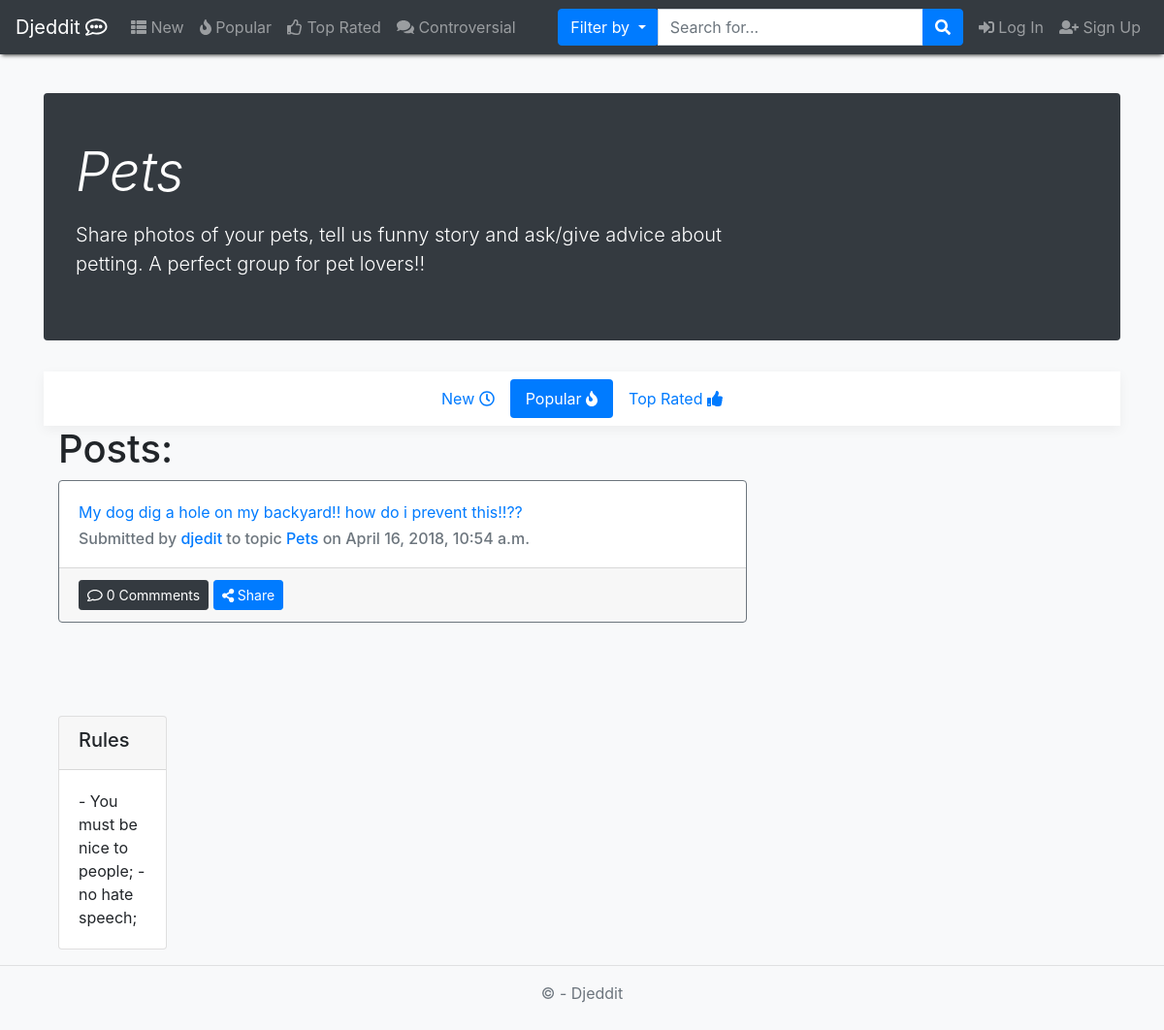
The page /topic/Pets/ on the database as committed earlier.
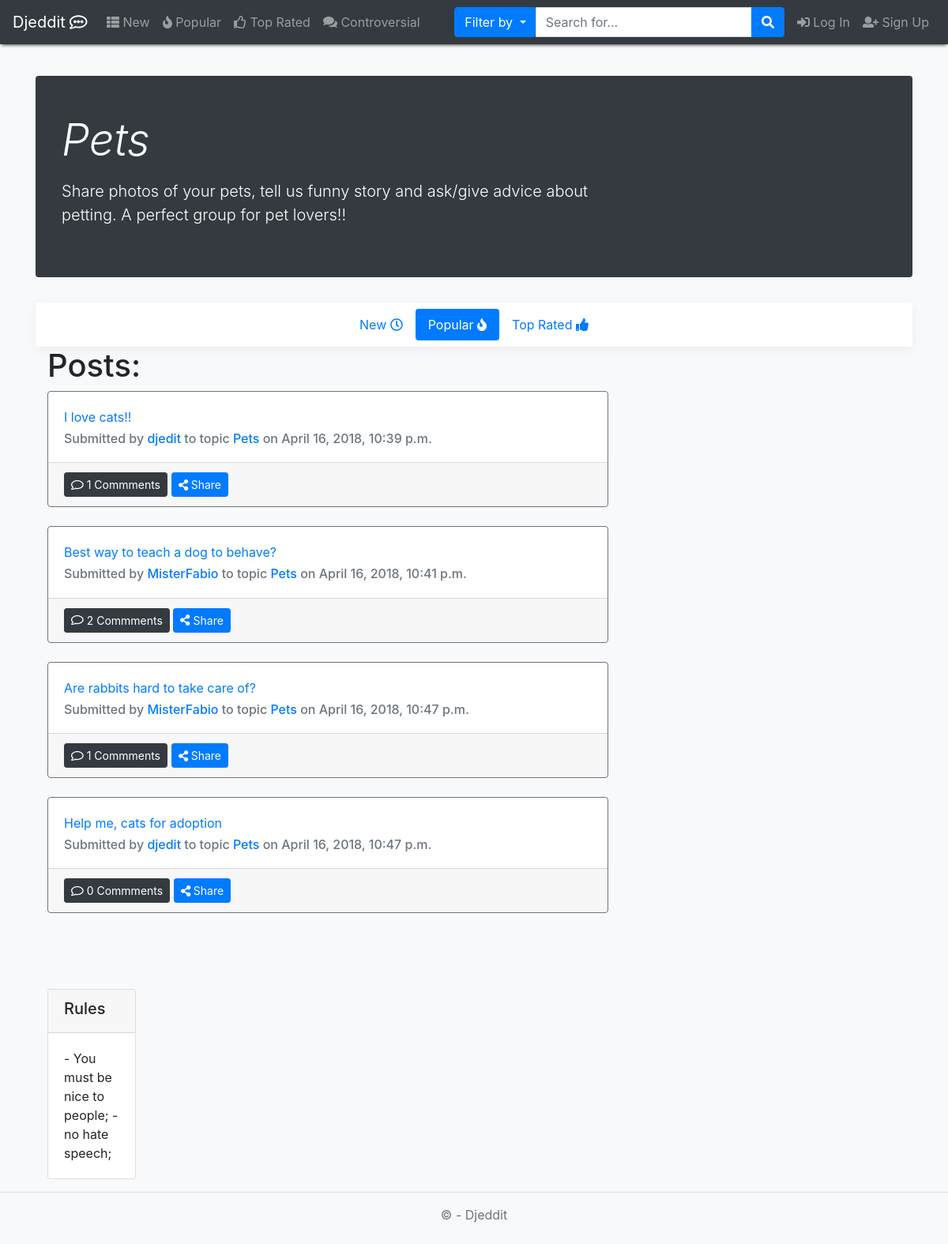
The same page on the database as committed later.
### app/models.py (models this page shows, shortened)
class Topic(models.Model):
    name = models.CharField(max_length=80, blank=False, primary_key=True)
    rules = models.CharField(max_length=500)
    description = models.CharField(max_length=300, blank=False)
    userCreator = models.ForeignKey(User, on_delete=models.CASCADE)
    creation_date = models.DateField(blank=False, default=datetime.now)

class Post(models.Model):
    topic = models.ForeignKey(Topic, on_delete=models.CASCADE)
    title = models.CharField(max_length=120, blank=False)  # campo obrigatório
    content = models.CharField(max_length=100000, blank=False)
    clicks = models.IntegerField(blank=False, default=0)
    userUpVotesPost = models.ManyToManyField(Profile, related_name='post_user_up', blank=True)
    userDownVotesPost = models.ManyToManyField(Profile, related_name='post_user_down', blank=True)
    userSaved = models.ManyToManyField(Profile, blank=True, related_name='user_post_saved')
    userHidden = models.ManyToManyField(Profile, blank=True, related_name='user_post_hidden')
    date = models.DateTimeField(auto_now=True)
    userOP = models.ForeignKey(User, on_delete=models.CASCADE)
    nComments = models.IntegerField(default=0, validators=[MinValueValidator(0)])

### app/views.py (the view)
# urls.py: path('topic/<str:topicName>/', views.topicPage, name="topic"),
def topicPage(request, topicName, postOrder="popular"):
    topic = Topic.objects.get(name__iexact=topicName)
    isUserSubscribed = False
    if (postOrder == "new"):
        p = Post.objects.filter(topic__name__iexact=topicName).order_by("-date")
    elif (postOrder == "popular"):
        p = Post.objects.filter(topic__name__iexact=topicName).order_by("-clicks")
    else:
        p = Post.objects.filter(topic__name__iexact=topicName).annotate(numUp=Count("userUpVotesPost")) \
            .annotate(numDown=Count("userDownVotesPost")) \
            .annotate(score=F("numUp") - F("numDown")) \
            .order_by("-score")
    pages = pagination(request, p, num=10)
    tparams = {
        'items': pages[0],
        'page_range': pages[1],
        "isUserSubscribed": isUserSubscribed,
        "postOrder": postOrder,
        "currentTopic": Topic.objects.get(name__iexact=topicName),
        "posts": p,
    }
    if request.user.is_authenticated:
        profile = Profile.objects.get(user=request.user)
        if topic in profile.subscriptions.all():
            isUserSubscribed = True
        if request.method == 'POST':
            if not isUserSubscribed:
                profile.subscriptions.add(topic)  # add this topic to his list of subscribed topics
                profile.save()
                isUserSubscribed = True  # user will now be subscribed
            else:
                profile.subscriptions.remove(topic)
                profile.save()
                isUserSubscribed = False
        return render(request, "topic.html", tparams)
    else:
        if topic is None:
            return custom_redirect('search', q=topicName)
        else:
            return render(request, "topic.html", tparams)

### Djeedit/config.py (called while the page is built)
def pagination(request, data, num=10):
    paginator = Paginator(data, num)
    page = request.GET.get('page')
    try:
        items = paginator.page(page)
    except PageNotAnInteger:
        items = paginator.page(1)
    except EmptyPage:
        items = paginator.page(paginator.num_pages)
    index = items.number - 1
    max_index = len(paginator.page_range)
    start_index = index - 5 if index >= 5 else 0
    end_index = index + 5 if index <= max_index - 5 else max_index
    page_range = paginator.page_range[start_index:end_index]
    return items, page_range

### templates/topic.html (shortened to what this page needs)
{% extends 'layout.html' %}
{% block content %}
    <div class="jumbotron p-3 p-md-5 text-white rounded bg-dark">
        <div class="row">
            <div class="col-md-8 px-0">
              <h1 class="display-4 font-italic">{{currentTopic.name}}</h1>
              <p class="lead my-3">{{currentTopic.description}}</p>
            </div>
        </div>
    </div>
    <div class="navbar bg-white box-shadow justify-content-center">
        <nav class="nav nav-pills">
            <a class="nav-link {% if postOrder == 'new' %}active{% endif %}" href="{% url 'topic_new' currentTopic.name %}">
                New <i class="far fa-clock"></i>
            </a>
                <a class="nav-link {% if postOrder == 'popular' %}active{% endif %}" href="{% url 'topic_popular' currentTopic.name %}">
                    Popular <i class="fas fa-fire"></i>
                </a>
            <a class="nav-link {% if postOrder == 'top_rated' %}active{% endif %}" href="{% url 'topic_top_rated' currentTopic.name %}">
                Top Rated <i class="fas fa-thumbs-up"></i>
            </a>
        </nav>
    </div>
    <div class="container">
        <div class="row">
            <div class="col-md-8">
                <h1>Posts:</h1>
                {% for p in items %}
                    {% include "post_preview.html" with post=p%}<br/>
                {% endfor %}
            </div>
            <div class="col-md-4">
            <br/>
            <br/>
            <br/>
                <div class="row">
                    <div class="col">
                        <div class="card">
                            <div class="card-header">
                                <h5 class="card-title"> Rules </h5>
                            </div>
                            <div class="card-body">{{ currentTopic.rules| linebreaksbr }} </div>
                        </div>
                    </div>
                </div>
            </div>
        </div>
    </div>
{% endblock %}

### templates/layout.html (shortened to what this page needs)
﻿<!DOCTYPE HTML>
<html lang="en">
    <head>
        {% load staticfiles %}
        <link rel="stylesheet" type="text/css" href="{% static 'content/bootstrap.min.css' %}"/>
        <link rel="stylesheet" type="text/css" href="{% static 'content/site.css' %}"/>
        <link rel="stylesheet" type="text/css" href="{% static 'content/bootstrap-notifications.css' %}"/>
    </head>
    <body class="fixed-nav sticky-footer bg-light">
        <nav class="navbar navbar-expand-xl fixed-top navbar-dark bg-dark" style="-webkit-box-shadow: 0 3px 4px -2px rgba(0,0,0,0.75); -moz-box-shadow: 0 3px 4px -2px rgba(0,0,0,0.75); box-shadow: 0 3px 4px -2px rgba(0,0,0,0.75);">
            <a class="navbar-brand" href="{% url 'home' %}">Djeddit <i class="far fa-comment-alt"></i></a>
            <div class="collapse navbar-collapse" id="navbarCollapse">
                <ul class="navbar-nav mr-auto">
                    <li class="nav-item {% if nbar == 'New' %}active{% endif %}">
                        <a class="nav-link" href="{% url 'new' %}"><i class="fas fa-th-list"></i> New</a>
                    </li>
                    <li class="nav-item {% if nbar == 'Popular' %}active{% endif %}">
                        <a class="nav-link" href="{% url 'popular' %}"><i class="fas fa-fire"></i> Popular</a>
                    </li>
                    <li class="nav-item {% if nbar == 'Top Rated' %}active{% endif %}">
                        <a class="nav-link" href="{% url 'top_rated' %}"><i class="far fa-thumbs-up"></i> Top Rated</a>
                    </li>
                    <li class="nav-item {% if nbar == 'Controversial' %}active{% endif %}">
                        <a class="nav-link" href="{% url 'controversial' %}"><i class="fas fa-comments"></i> Controversial</a>
                    </li>
                </ul>
                <ul class="nav navbar-nav">
                    <li class="form-inline my-2 my-lg-0 mr-lg-2">
                        <div class="input-group">
                            <div class="input-group-btn search-panel">
                                <button type="button" class="btn btn-primary dropdown-toggle" data-toggle="dropdown">
                                    <span id="search_concept">Filter by</span>
                                </button>
                            </div>
                            <input id="searchQuery" class="form-control input-group-append" type="text"
                                   placeholder="Search for..." value="{{ request.GET.q }}" required>
                            <span class="input-group-append">
                                      <button id="navbarSearchButton" class="btn btn-primary" type="button">
                                          <i class="fa fa-search"></i>
                                      </button>
                                  </span>
                        </div>
                    </li>
                    {% include 'loginpartial.html' %}
                </ul>
            </div>
        </nav>
        <main role="main">
            <div class="container body-content">
                {% block content %} {% endblock %}
            </div>
        </main>
        <footer style=":sticky-footer">
            <hr/>
            <div class="container">
                <p class="text-muted" align="center">&copy; {{ year }} - Djeddit </p>
            </div>
        </footer>
    </body>
</html>

### templates/loginpartial.html
{% if user.is_authenticated %}
    <li class="nav-item dropdown">
        <a class="nav-link dropdown-toggle mr-lg-2" id="alertsDropdown" href="#" data-toggle="dropdown"
           aria-haspopup="true" aria-expanded="false">
            Notifications <i class="fa fa-fw fa-bell"></i>
            <span class="d-lg-none">Alerts
              <span class="badge badge-pill badge-warning">6 New</span>
            </span>
        </a>
        <ul class="dropdown-menu dropdown-alerts">
            <li>
                <a href="#" class="dropdown-item">
                    <div>
                        <i class="fa fa-comment fa-fw"></i> New Comment
                        <span class="pull-right text-muted small">4 minutes ago</span>
                    </div>
                </a>
            </li>
            <li class="dropdown-divider"></li>
            <li>
                <a href="#" class="dropdown-item">
                    <div>
                        <i class="fa fa-twitter fa-fw"></i> 3 New Followers
                        <span class="pull-right text-muted small">12 minutes ago</span>
                    </div>
                </a>
            </li>
            <li class="dropdown-divider"></li>
            <a href="#" class="dropdown-item">
                <div>
                    <i class="fa fa-envelope fa-fw"></i> Message Sent
                    <span class="pull-right text-muted small">4 minutes ago</span>
                </div>
            </a>
            <li class="dropdown-divider"></li>
            <a class="text-center text-muted dropdown-item" href="{% url 'notifications' %}">
                <strong>View All</strong>
                <i class="fa fa-angle-right"></i>
            </a>
        </ul>
    </li>
    <li class="nav-item">
        <a class="nav-link" href="{% url 'user' username=user.username %}">
            <i class="far fa-user"></i> {{ user.username }}
        </a>
    </li>
    <li class="nav-item">
        <a class="nav-link" href="#signIn" data-toggle="modal" data-target="#logoutModal">
            <i class="fas fa-sign-out-alt"></i>Logout
        </a>
    </li>
{% else %}
    <a class="nav-link" href="#signIn" data-toggle="modal" data-target="#loginModal">
        <i class="fas fa-sign-in-alt"></i> Log In
    </a>
    <a class="nav-link" href="#signUp" data-toggle="modal" data-target="#signupModal">
        <i class="fas fa-user-plus"></i> Sign Up
    </a>
{% endif %}

### templates/post_preview.html (shortened to what this page needs)
<div class="card border-secondary" id="post_n_{{ post.id }}"
        {% if request.user.profile in post.userHidden.all %} {% ifnotequal sidebar 'user_posts_hidden'  %} hidden  {% endifnotequal %}{% endif %}>
    <div class="card-body">
        <div class="card-title"><a href="{% url "post" topicName=post.topic.name postID=post.id %}">{{ post.title }}</a> </div>
        <h6 class="card-subtitle text-muted">Submitted by <a href="{% url "user" username=post.userOP.username %}">{{ post.userOP.username }}<a/>
            to topic <a href="{% url "topic"  topicName=post.topic.name %}"> {{ post.topic.name }} <a/> on {{ post.date }}</h6>
    </div>
    <div class="card-footer">
            <button href="#" class="btn btn-sm btn-dark"><i class="far fa-comment"></i> {{ post.nComments }} Commments
            </button>
            <button class="btn btn-sm btn-primary" type="button" data-toggle="collapse" data-target="#coll{{ post.id }}"
                    aria-expanded="false" aria-controls="collapseExample">
                <i class="fas fa-share-alt"></i> Share
            </button>
            {% load social_share %}
    </div>
</div>

Rows that differ between the two databases and show on the page:
removed Post: title "My dog dig a hole on my backyard!! how do i prevent this!!??", userOP.username "djedit", topic.name "Pets", date "April 16, 2018, 10:54 a.m.", nComments "0"
added Post: title "I love cats!!", userOP.username "djedit", topic.name "Pets", date "April 16, 2018, 10:39 p.m.", nComments "1"
added Post: title "Best way to teach a dog to behave?", userOP.username "MisterFabio", topic.name "Pets", date "April 16, 2018, 10:41 p.m.", nComments "2"
added Post: title "Are rabbits hard to take care of?", userOP.username "MisterFabio", topic.name "Pets", date "April 16, 2018, 10:47 p.m.", nComments "1"
added Post: title "Help me, cats for adoption", userOP.username "djedit", topic.name "Pets", date "April 16, 2018, 10:47 p.m.", nComments "0"
